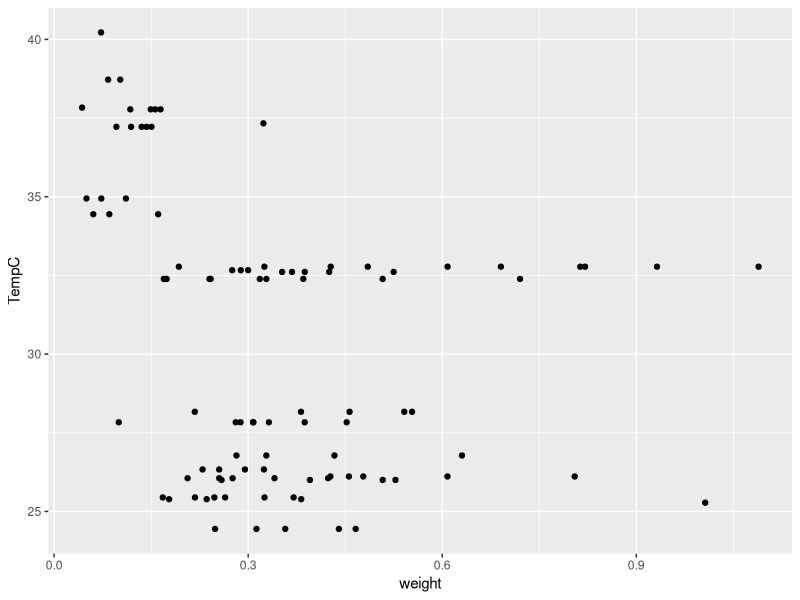
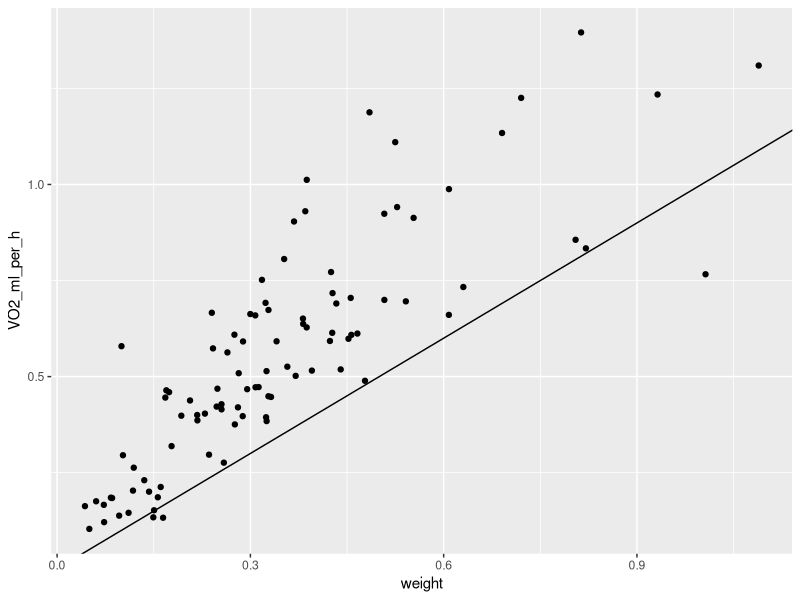

These charts were generated, in order, by the following R code:
## ---- chunk 1
library(tidyverse)
library(ggplot2)
## ---- chunk 2
data <- read.csv("raw_data/data.csv")
## ---- chunk 3
ggplot(data=data, aes(x=weight, y=TempC))+geom_point()+geom_abline()
## ---- chunk 4
ggplot(data=data, aes(y=VO2_ml_per_h, x=weight))+geom_point()+geom_abline()
